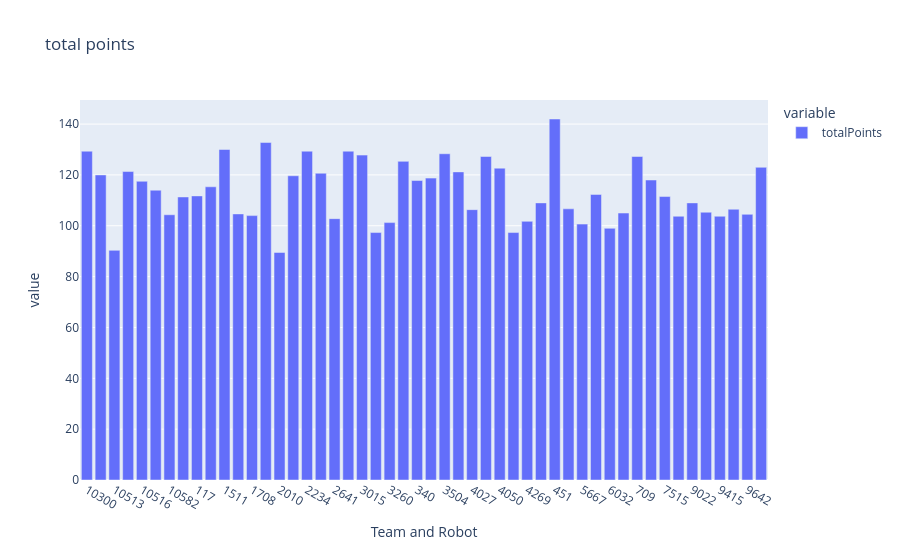

The cell this chart's notebook holds for it:
### Code cell
#total points scored
team_averages["totalPoints"] = team_averages["totalEndgame"] + team_averages["totalAuto"] + team_averages["totalTeleop"]

fig = px.bar(team_averages, x="Team and Robot", y= ["totalPoints"], title = "total points")
fig.show()

### Figure 1 — Plotly figure (JSON) as saved in the notebook; plotly's stock layout.template omitted (floating-point values rounded to 4 significant figures)
{"data": [{"hovertemplate": "variable=totalPoints<br>Team and Robot=%{x}<br>value=%{y}<extra></extra>", "legendgroup": "totalPoints", "marker": {"color": "#636efa", "pattern": {"shape": ""}}, "name": "totalPoints", "orientation": "v", "showlegend": true, "textposition": "auto", "type": "bar", "x": ["10300", "10512", "10513", "10515", "10516", "10517", "10582", "11456", "117", "1317", "1511", "1601", "1708", "1816", "2010", "2095", "2234", "2614", "2641", "2656", "3015", "3173", "3260", "3324", "340", "3484", "3504", "3990", "4027", "4028", "4050", "4150", "4269", "4467", "451", "4991", "5667", "5740", "6032", "63", "709", "7274", "7515", "8705", "9022", "9406", "9415", "9475", "9642", "9653"], "xaxis": "x", "y": [129.3, 120.0, 90.33, 121.3, 117.5, 114.0, 104.3, 111.3, 111.8, 115.3, 130.0, 104.7, 104.0, 132.8, 89.5, 119.7, 129.3, 120.7, 102.8, 129.3, 127.8, 97.33, 101.2, 125.3, 117.8, 118.8, 128.3, 121.2, 106.3, 127.2, 122.7, 97.33, 101.8, 109.0, 142.0, 106.7, 100.7, 112.3, 99.0, 105.0, 127.2, 118.0, 111.5, 103.8, 109.0, 105.3, 103.8, 106.5, 104.5, 123.0], "yaxis": "y"}], "layout": {"barmode": "relative", "legend": {"title": {"text": "variable"}, "tracegroupgap": 0}, "title": {"text": "total points"}, "xaxis": {"anchor": "y", "domain": [0, 1], "title": {"text": "Team and Robot"}}, "yaxis": {"anchor": "x", "domain": [0, 1], "title": {"text": "value"}}}}
